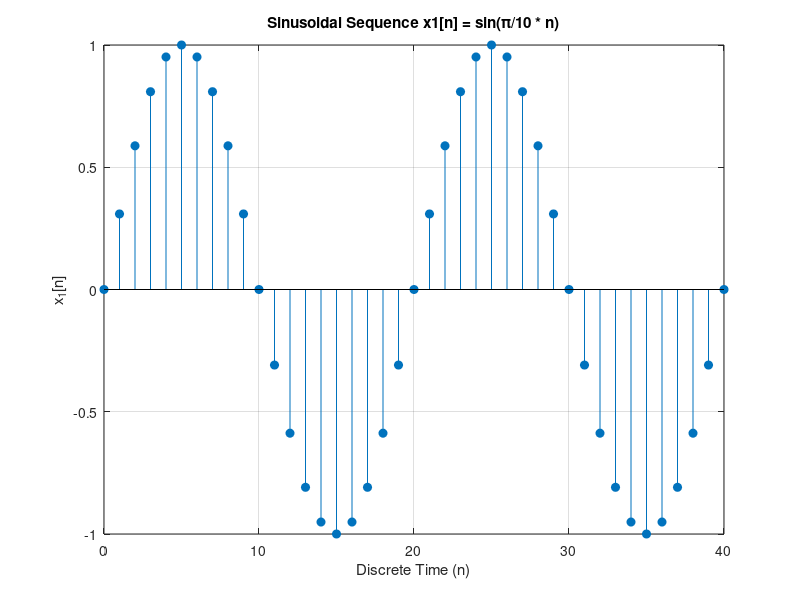

The MATLAB script that drew this image:
% 23BIT064
%iii)sinosoidal sequence , x1[n] = sin(pi/10n);

clear;
n = 0:40;
x1 = sin(pi/10 * n);

figure;

stem(n,x1,'filled');
xlabel('Discrete Time (n)');
ylabel('x_1[n]'); 
title('Sinusoidal Sequence x1[n] = sin(\pi/10 * n)');
grid on; 

